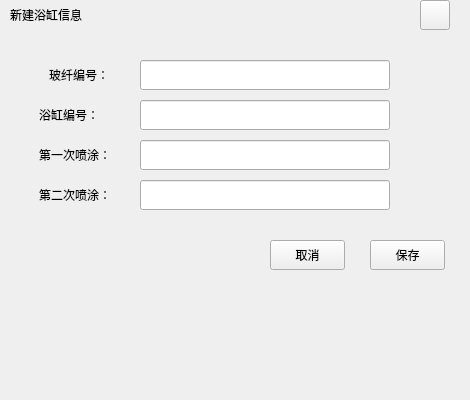
<?xml version="1.0" encoding="UTF-8"?>
<ui version="4.0">
 <class>FiberCosNew</class>
 <widget class="QWidget" name="FiberCosNew">
  <property name="geometry">
   <rect>
    <x>0</x>
    <y>0</y>
    <width>470</width>
    <height>400</height>
   </rect>
  </property>
  <property name="windowTitle">
   <string>Form</string>
  </property>
  <widget class="QLabel" name="UserLab_4">
   <property name="geometry">
    <rect>
     <x>39</x>
     <y>180</y>
     <width>101</width>
     <height>30</height>
    </rect>
   </property>
   <property name="text">
    <string>第二次喷涂：</string>
   </property>
  </widget>
  <widget class="QLabel" name="UserLab_2">
   <property name="geometry">
    <rect>
     <x>39</x>
     <y>140</y>
     <width>101</width>
     <height>30</height>
    </rect>
   </property>
   <property name="text">
    <string>第一次喷涂：</string>
   </property>
  </widget>
  <widget class="QLineEdit" name="BathTubID">
   <property name="geometry">
    <rect>
     <x>140</x>
     <y>100</y>
     <width>250</width>
     <height>30</height>
    </rect>
   </property>
  </widget>
  <widget class="QLabel" name="TitleLab">
   <property name="geometry">
    <rect>
     <x>0</x>
     <y>10</y>
     <width>461</width>
     <height>31</height>
    </rect>
   </property>
   <property name="text">
    <string/>
   </property>
  </widget>
  <widget class="QLabel" name="UserLab_1">
   <property name="geometry">
    <rect>
     <x>39</x>
     <y>100</y>
     <width>101</width>
     <height>30</height>
    </rect>
   </property>
   <property name="text">
    <string>浴缸编号：</string>
   </property>
  </widget>
  <widget class="QLineEdit" name="Second">
   <property name="geometry">
    <rect>
     <x>140</x>
     <y>180</y>
     <width>250</width>
     <height>30</height>
    </rect>
   </property>
  </widget>
  <widget class="QPushButton" name="CloseBtn">
   <property name="geometry">
    <rect>
     <x>420</x>
     <y>0</y>
     <width>30</width>
     <height>30</height>
    </rect>
   </property>
   <property name="text">
    <string/>
   </property>
  </widget>
  <widget class="QLineEdit" name="FiberGlassID">
   <property name="geometry">
    <rect>
     <x>140</x>
     <y>60</y>
     <width>250</width>
     <height>30</height>
    </rect>
   </property>
  </widget>
  <widget class="QPushButton" name="CancleBtn">
   <property name="geometry">
    <rect>
     <x>270</x>
     <y>240</y>
     <width>75</width>
     <height>30</height>
    </rect>
   </property>
   <property name="text">
    <string>取消</string>
   </property>
  </widget>
  <widget class="QLabel" name="InerLab">
   <property name="geometry">
    <rect>
     <x>50</x>
     <y>80</y>
     <width>401</width>
     <height>231</height>
    </rect>
   </property>
   <property name="styleSheet">
    <string notr="true"/>
   </property>
   <property name="text">
    <string/>
   </property>
  </widget>
  <widget class="QLabel" name="UserLab_3">
   <property name="geometry">
    <rect>
     <x>49</x>
     <y>60</y>
     <width>91</width>
     <height>30</height>
    </rect>
   </property>
   <property name="text">
    <string>玻纤编号：</string>
   </property>
  </widget>
  <widget class="QLabel" name="label">
   <property name="geometry">
    <rect>
     <x>10</x>
     <y>0</y>
     <width>151</width>
     <height>30</height>
    </rect>
   </property>
   <property name="text">
    <string>新建浴缸信息</string>
   </property>
  </widget>
  <widget class="QLineEdit" name="First">
   <property name="geometry">
    <rect>
     <x>140</x>
     <y>140</y>
     <width>250</width>
     <height>30</height>
    </rect>
   </property>
  </widget>
  <widget class="QPushButton" name="SaveBtn">
   <property name="geometry">
    <rect>
     <x>370</x>
     <y>240</y>
     <width>75</width>
     <height>30</height>
    </rect>
   </property>
   <property name="text">
    <string>保存</string>
   </property>
  </widget>
  <zorder>InerLab</zorder>
  <zorder>TitleLab</zorder>
  <zorder>UserLab_4</zorder>
  <zorder>UserLab_2</zorder>
  <zorder>BathTubID</zorder>
  <zorder>UserLab_1</zorder>
  <zorder>Second</zorder>
  <zorder>CloseBtn</zorder>
  <zorder>FiberGlassID</zorder>
  <zorder>CancleBtn</zorder>
  <zorder>UserLab_3</zorder>
  <zorder>label</zorder>
  <zorder>First</zorder>
  <zorder>SaveBtn</zorder>
 </widget>
 <resources/>
 <connections/>
</ui>
